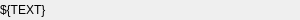
<?xml version="1.0" encoding="UTF-8"?>
<ui version="4.0">
 <class>Form</class>
 <widget class="QWidget" name="Form">
  <property name="geometry">
   <rect>
    <x>0</x>
    <y>0</y>
    <width>300</width>
    <height>20</height>
   </rect>
  </property>
  <property name="windowTitle">
   <string>Form</string>
  </property>
  <layout class="QHBoxLayout" name="horizontalLayout">
   <property name="spacing">
    <number>1</number>
   </property>
   <property name="leftMargin">
    <number>0</number>
   </property>
   <property name="topMargin">
    <number>0</number>
   </property>
   <property name="rightMargin">
    <number>0</number>
   </property>
   <property name="bottomMargin">
    <number>0</number>
   </property>
   <item>
    <widget class="QLabel" name="label">
     <property name="text">
      <string>${TEXT}</string>
     </property>
    </widget>
   </item>
   <item>
    <widget class="PyDMByteIndicator" name="PyDMByteIndicator">
     <property name="sizePolicy">
      <sizepolicy hsizetype="Preferred" vsizetype="Preferred">
       <horstretch>16</horstretch>
       <verstretch>16</verstretch>
      </sizepolicy>
     </property>
     <property name="minimumSize">
      <size>
       <width>16</width>
       <height>16</height>
      </size>
     </property>
     <property name="maximumSize">
      <size>
       <width>16</width>
       <height>16</height>
      </size>
     </property>
     <property name="toolTip">
      <string/>
     </property>
     <property name="channel" stdset="0">
      <string>ca://${CHANNEL}</string>
     </property>
     <property name="offColor" stdset="0">
      <color>
       <red>255</red>
       <green>0</green>
       <blue>0</blue>
      </color>
     </property>
     <property name="showLabels" stdset="0">
      <bool>false</bool>
     </property>
     <property name="circles" stdset="0">
      <bool>true</bool>
     </property>
    </widget>
   </item>
  </layout>
 </widget>
 <customwidgets>
  <customwidget>
   <class>PyDMByteIndicator</class>
   <extends>QWidget</extends>
   <header>pydm.widgets.byte</header>
  </customwidget>
 </customwidgets>
 <resources/>
 <connections/>
</ui>
